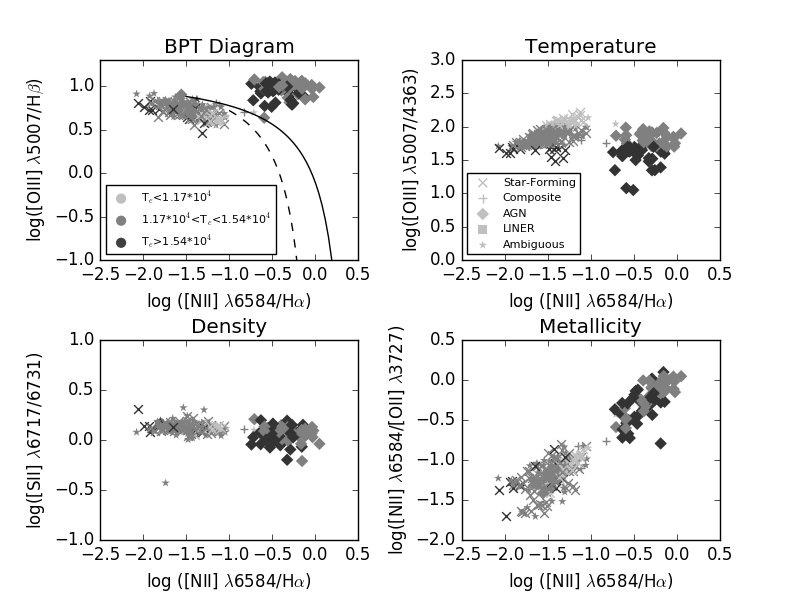

Here is the Python script that generated this plot:
import matplotlib.pyplot as plt
import numpy as np
import urllib
import matplotlib.colors as colors
from mpl_toolkits.axes_grid1.inset_locator import inset_axes
import matplotlib.cm as cm
Low_Temp_Color = 'k'
Mid_Temp_Color = 'g'
High_Temp_Color = 'r'
#Temp_Color = 0.5
Cloudy_Sim_Color = 'cyan'
markersize = 40
SDSS_File = '/Users/Sam/Documents/emgtemp/data/4363_gr_5_0_err_dered.csv'
SDSS_Data = np.genfromtxt(SDSS_File,skip_header=1, delimiter = ',',dtype=float,unpack=True,names=True)
NII_6584 = SDSS_Data['Flux_NII_6583']
Ha_6562 = SDSS_Data['Flux_Ha_6562']
OI_6300 = SDSS_Data['Flux_OI_6300']
OIII_5006 = SDSS_Data['Flux_OIII_5006']
Hb_4861 = SDSS_Data['Flux_Hb_4861']
OIII_4363 = SDSS_Data['Flux_OIII_4363']
SII_6716 = SDSS_Data['Flux_SII_6716']
SII_6731 = SDSS_Data['Flux_SII_6730']
OII_3727 = SDSS_Data['Flux_OII_3726'] + SDSS_Data['Flux_OII_3728']
OIII_Hb = np.log10(OIII_5006/Hb_4861)
NII_Ha = np.log10(NII_6584/Ha_6562)
Temp_Ratio = np.log10(OIII_5006/OIII_4363)
S_Ratio = np.log10(SII_6716/SII_6731)
NO_Ratio = np.log10(NII_6584/OII_3727)
OI_Ratio = np.log10(OI_6300/Ha_6562)
O_Ratio = np.log10(OIII_5006/OII_3727)
S_Ha_Ratio = np.log10((SII_6716+SII_6731)/Ha_6562)
Cloudy_File = '/Users/Sam/Documents/emgtemp/Grains_Sims/z_0.5_2.0_grains_sims.pun'
Cloudy_Data = np.genfromtxt(Cloudy_File, delimiter = '\t',dtype=float,unpack=True,names=True)
Cloudy_NII_6584 = Cloudy_Data['N__2__6584A']
Cloudy_Ha_6562 = Cloudy_Data['H__1__6563A']
Cloudy_OIII_5006 = Cloudy_Data['O__3__5007A']
Cloudy_Hb_4861 = Cloudy_Data['TOTL__4861A']
Cloudy_OIII_4363 = Cloudy_Data['TOTL__4363A']
Cloudy_SII_6716 = Cloudy_Data['S_II__6716A']
Cloudy_SII_6731 = Cloudy_Data['S_II__6731A']
Cloudy_OII_3727 = Cloudy_Data['TOTL__3727A']
Cloudy_OI_6300 = Cloudy_Data['O__1__6300A']
Cloudy_OIII_Hb = np.log10(Cloudy_OIII_5006/Cloudy_Hb_4861)
Cloudy_NII_Ha = np.log10(Cloudy_NII_6584/Cloudy_Ha_6562)
Cloudy_Temp_Ratio = np.log10(Cloudy_OIII_5006/Cloudy_OIII_4363)
Cloudy_S_Ratio = np.log10(Cloudy_SII_6716/Cloudy_SII_6731)
Cloudy_NO_Ratio = np.log10(Cloudy_NII_6584/Cloudy_OII_3727)
Cloudy_OI_Ratio = np.log10(Cloudy_OI_6300/Cloudy_Ha_6562)
Cloudy_O_Ratio = np.log10(Cloudy_OIII_5006/Cloudy_OII_3727)
Cloudy_S_Ha_Ratio = np.log10((Cloudy_SII_6716+Cloudy_SII_6731)/Cloudy_Ha_6562)
Grid_File = '/Users/Sam/Documents/emgtemp/Metals_Sims/Dusty_sims/z_0.6_2.0/z_0.6_2.0_sims.grd'
Grid_Data = np.genfromtxt(Grid_File,skip_header=1,delimiter = '\t',dtype=float,unpack=True)
Cloudy_Metals = Grid_Data[8,:]
Cloudy_Den = Grid_Data[6,:]
Cloudy_NII_Ha_array = np.reshape(Cloudy_NII_Ha,(6,-1))
Cloudy_OI_Ratio_array = np.reshape(Cloudy_OI_Ratio,(6,-1))
Cloudy_OIII_Hb_array = np.reshape(Cloudy_OIII_Hb,(6,-1))
Cloudy_Temp_Ratio_array = np.reshape(Cloudy_Temp_Ratio,(6,-1))
Cloudy_S_Ratio_array = np.reshape(Cloudy_S_Ratio,(6,-1))
Cloudy_NO_Ratio_array = np.reshape(Cloudy_NO_Ratio,(6,-1))
Cloudy_O_Ratio_array = np.reshape(Cloudy_O_Ratio,(6,-1))
Cloudy_S_Ha_Ratio_array = np.reshape(Cloudy_S_Ha_Ratio,(6,-1))
Cloudy_NII_Ha_transpose = np.transpose(Cloudy_NII_Ha_array)
Cloudy_OI_Ratio_transpose = np.transpose(Cloudy_OI_Ratio_array)
Cloudy_OIII_Hb_transpose = np.transpose(Cloudy_OIII_Hb_array)
Cloudy_Temp_Ratio_transpose = np.transpose(Cloudy_Temp_Ratio_array)
Cloudy_S_Ratio_transpose = np.transpose(Cloudy_S_Ratio_array)
Cloudy_NO_Ratio_transpose = np.transpose(Cloudy_NO_Ratio_array)
Cloudy_O_Ratio_transpose = np.transpose(Cloudy_O_Ratio_array)
Cloudy_S_Ha_Ratio_transpose = np.transpose(Cloudy_S_Ha_Ratio_array)
#cold_data_colors = [plt.cm.Blues(i) for i in np.linspace(0,1,len(SDSS_Data['z']))]
#mid_data_colors = [plt.cm.Greens(i) for i in np.linspace(0,1,len(SDSS_Data['z']))]
#hot_data_colors = [plt.cm.Reds(i) for i in np.linspace(0,1,len(SDSS_Data['z']))]
grains_colors = [plt.cm.Reds(i) for i in np.linspace(0.25,1,10)]
z_colors = [plt.cm.Blues(i) for i in np.linspace(0.25,1,6)]
def truncate_colormap(cmap, minval=0.15, maxval=1.0, n=100):
  	new_cmap = colors.LinearSegmentedColormap.from_list(
        'trunc({n},{a:.2f},{b:.2f})'.format(n=cmap.name, a=minval, b=maxval),
        cmap(np.linspace(minval, maxval, n)))
  	return new_cmap
grains_colors_map = truncate_colormap(cm.Reds)
z_colors_map = truncate_colormap(cm.Blues)

#This is bad^ 3 and 7 are the number of densities and ionization parameters used, but ideally this wouldn't be hardcoded.

#sf_count = 0.0
#comp_count = 0.0
#agn_count = 0.0
#liner_count = 0.0
#amb_count = 0.0
shape = ['v']

#####################################################################################################
def getShape(NII_Ha, OIII_Hb, S_Ha_Ratio, OI_Ratio):
    # Star forming
    if OIII_Hb < 0.61/(NII_Ha-0.05)+1.3 and \
    OIII_Hb < 0.72/(S_Ha_Ratio-0.32)+1.30 and \
    OIII_Hb < 0.73/(OI_Ratio+0.59)+1.33:
            shape = 'x'
            #sf_count = sf_count+1

    # Composite
    elif 0.61/(NII_Ha-0.05)+1.3 < OIII_Hb and \
    0.61/(NII_Ha-0.47)+1.19 > OIII_Hb:
            shape = '+'
            #comp_count = comp_count+1

    # AGN
    elif 0.61/(NII_Ha-0.47)+1.19 < OIII_Hb and \
    0.72/(S_Ha_Ratio-0.32)+1.30 < OIII_Hb and \
    0.73/(OI_Ratio+0.59)+1.33 < OIII_Hb and \
    (1.89*S_Ha_Ratio)+0.76 < OIII_Hb and \
    (1.18*OI_Ratio)+1.30 < OIII_Hb:
            shape = 'D'
            #agn_count = agn_count+1

    # LINERs
    elif 0.61/(NII_Ha-0.47)+1.19 < OIII_Hb and \
    0.72/(S_Ha_Ratio-0.32)+1.30 < OIII_Hb and \
    OIII_Hb < (1.89*S_Ha_Ratio)+0.76 and \
    0.73/(OI_Ratio+0.59)+1.33 < OIII_Hb and \
    OIII_Hb < (1.18*OI_Ratio)+1.30:
            shape = 's'
            #liner_count = liner_count+1

    else:
        # Ambiguous
            shape = '*'
            #amb_count = amb_count+1
            
    return shape
#####################################################################################################    
   
#####################################################################################################
def getColor(OIII_5006, OIII_4363):
        Temp_Color = 'k'
        if OIII_5006/OIII_4363<50:
            #Temp_Color = '0.25'
            Temp_Color = plt.cm.gray(0.2)
        #red = red + 1 
        elif OIII_5006/OIII_4363>50 and OIII_5006/OIII_4363<100:
            #Temp_Color = '0.5'
            Temp_Color = plt.cm.gray(0.5)
        #green = green + 1
        elif OIII_5006/OIII_4363>100:
            #Temp_Color = '0.75'
            Temp_Color = plt.cm.gray(0.75)

        #black = black + 1
        else:
            print ("error")
        return Temp_Color
#####################################################################################################
agn_count = 0
liner_count = 0
sf_count = 0
comp_count = 0
amb_count = 0
fig = plt.figure(131)
fig.subplots_adjust(wspace=0.4,hspace=0.4)
sp1 = plt.subplot(221)
for i in range(0,len(SDSS_Data['z'])):
    shape = getShape(NII_Ha[i], OIII_Hb[i], S_Ha_Ratio[i], OI_Ratio[i])
    if shape == 'D':
        agn_count = agn_count +1
    elif shape == 's':
        liner_count = liner_count +1
    elif shape == '+':
        comp_count = comp_count +1
    elif shape == 'x':
        sf_count = sf_count+1
    elif shape == '*':
        amb_count = amb_count +1
    Temp_Color = getColor(OIII_5006[i], OIII_4363[i])
    #print(Temp_Color)
    plt.scatter(NII_Ha[i],OIII_Hb[i],s = markersize, marker = shape, color = Temp_Color, edgecolor = 'none')
    #print (Temp_Color)    

print(sf_count)
print(comp_count)
print(agn_count)
print(liner_count)
print(amb_count)
#print(red)
#print(green)
#print(black)
#print(counter)
plt.xlim(-2.5,0.5)
plt.ylim(-1,1.3)
plt.ylabel(r"log([OIII] $\lambda$5007/H$\beta$)")
plt.xlabel(r"log ([NII] $\lambda$6584/H$\alpha$)")
#plt.title("BPT Diagram")
x=np.linspace(-1.5,0.3,50)
y=((.61/(x-.47))+1.19)
plt.plot(x,y,color=Low_Temp_Color)
x3=np.linspace(-1,-0.2,50)
y3=((.61/(x3-.05)+1.3))
plt.plot(x3,y3,linestyle='--',color='k')
plt.legend([plt.scatter([],[],color='.75', s = markersize, marker = 'x', edgecolor = 'none'),plt.scatter([],[],color='0.75', s = markersize, marker = '+', edgecolor = 'none'), plt.scatter([],[],color='.75', s = markersize, marker = 'D', edgecolor = 'none'), plt.scatter([],[],color='.75', s = markersize, marker = 's', edgecolor = 'none'), plt.scatter([],[],color='.75', s = markersize, marker = '*', edgecolor = 'none')], ("Star-Forming","Composite","AGN","LINER","Ambiguous"),scatterpoints = 1, loc = 'lower left',fontsize =8)
#counter=0


sp2 = plt.subplot(222)
for i in range(0,len(SDSS_Data['z'])):
    shape = getShape(NII_Ha[i], OIII_Hb[i], S_Ha_Ratio[i], OI_Ratio[i])
    Temp_Color = getColor(OIII_5006[i], OIII_4363[i])
    plt.scatter(NII_Ha[i],Temp_Ratio[i], s = markersize, marker = shape, color = Temp_Color, edgecolor = 'none')
#print(counter)
plt.ylabel(r"log([OIII] $\lambda$5007/4363)")
plt.xlabel(r"log ([NII] $\lambda$6584/H$\alpha$)")
#plt.title("Temperature")
plt.ylim(0,3)
plt.xlim(-2.5,0.5)
#plt.legend([plt.scatter([],[],color='0.75', s = markersize), plt.scatter([],[],color='0.5', s = markersize), plt.scatter([],[],color='0.25', s = markersize)], (r"T$_e$<1.17*10$^4$",r"1.17*10$^4$<T$_e$<1.54*10$^4$",r"T$_e$>1.54*10$^4$"),scatterpoints = 1, loc = 'lower left',fontsize =8)
plt.legend([plt.scatter([],[],color='0.75', s = markersize), plt.scatter([],[],color='0.5', s = markersize), plt.scatter([],[],color='0.25', s = markersize)], (r"Low T$_e$",r"Mid T$_e$",r"High T$_e$"),scatterpoints = 1, loc = 'lower left',fontsize =8)



sp3 = plt.subplot(223)
for i in range(0,len(SDSS_Data['z'])):
    shape = getShape(NII_Ha[i], OIII_Hb[i], S_Ha_Ratio[i], OI_Ratio[i])
    Temp_Color = getColor(OIII_5006[i], OIII_4363[i])
    plt.scatter(NII_Ha[i],S_Ratio[i], s = markersize, marker = shape, c = Temp_Color, edgecolor = 'none')
plt.ylabel(r"log([SII] $\lambda$6717/6731)")
plt.xlabel(r"log ([NII] $\lambda$6584/H$\alpha$)")
plt.ylim(-1.0,1.0)
plt.xlim(-2.5,0.5)
plt.title("Density")



sp4 = plt.subplot(224)
for i in range(0,len(SDSS_Data['z'])):
    shape = getShape(NII_Ha[i], OIII_Hb[i], S_Ha_Ratio[i], OI_Ratio[i])
    Temp_Color = getColor(OIII_5006[i], OIII_4363[i])
    plt.scatter(NII_Ha[i],NO_Ratio[i], s = markersize, marker = shape, c = Temp_Color, edgecolor = 'none')
plt.ylabel(r"log([NII] $\lambda$6584/[OII] $\lambda$3727)")
plt.xlabel(r"log ([NII] $\lambda$6584/H$\alpha$)")
plt.title("Metallicity")
plt.xlim(-2.5,0.5)
plt.show()
#plt.suptitle('hden = 2.4, U = -1.5, 0.5 < Z < 2.0, 0.5 < grains < 5.0')
plt.savefig("No_Sims_Grey_Temp.pdf", dpi = 600)




fig2 = plt.figure(132)
sp5 = plt.subplot(221)
for i in range(0,len(SDSS_Data['z'])):
    shape = getShape(NII_Ha[i], OIII_Hb[i], S_Ha_Ratio[i], OI_Ratio[i])
    Temp_Color = getColor(OIII_5006[i], OIII_4363[i])
    plt.scatter(NII_Ha[i],OI_Ratio[i], s = markersize, marker = shape, c = Temp_Color, edgecolor = 'none')
plt.ylabel(r"log([OI] $\lambda$6300/H$\alpha$)")
plt.xlabel(r"log ([NII] $\lambda$6584/H$\alpha$)")
plt.title("OI_6300")
plt.xlim(-2.5,0.5)
plt.ylim(-2.5,0)
plt.legend([plt.scatter([],[],color='.75', s = markersize, marker = 'x', edgecolor = 'none'),plt.scatter([],[],color='0.75', s = markersize, marker = '+', edgecolor = 'none'), plt.scatter([],[],color='.75', s = markersize, marker = 'D', edgecolor = 'none'), plt.scatter([],[],color='.75', s = markersize, marker = 's', edgecolor = 'none'), plt.scatter([],[],color='.75', s = markersize, marker = '*', edgecolor = 'none')], ("Star-Forming","Composite","AGN","LINER","Ambiguous"),scatterpoints = 1, loc = 'lower left',fontsize =8)




sp6 = plt.subplot(222)
for i in range(0,len(SDSS_Data['z'])):
    shape = getShape(NII_Ha[i], OIII_Hb[i], S_Ha_Ratio[i], OI_Ratio[i])
    Temp_Color = getColor(OIII_5006[i], OIII_4363[i])
    plt.scatter(OI_Ratio[i],OIII_Hb[i], s = markersize, marker = shape, c = Temp_Color, edgecolor = 'none')
plt.ylabel(r"log([OIII] $\lambda$5007/H$\beta$)")
plt.xlabel(r"log ([OI] $\lambda$6300/H$\alpha$)")
plt.title("OI_6300 vs. OIII_5007")
x6 = np.linspace(-2.5,-0.6,50)
y6 = ((.73/(x6+0.59))+1.33)
plt.plot(x6,y6,color = 'k')
x7 = np.linspace(-1.125,0.25,50)
y7 = (1.18*x7) + 1.30
plt.plot(x7,y7, color = 'b')
plt.ylim(-1,1.5)
plt.xlim(-2.5,0.5)



sp7 = plt.subplot(223)
for i in range(0,len(SDSS_Data['z'])):
    shape = getShape(NII_Ha[i], OIII_Hb[i], S_Ha_Ratio[i], OI_Ratio[i])
    Temp_Color = getColor(OIII_5006[i], OIII_4363[i])
    plt.scatter(OI_Ratio[i],O_Ratio[i], s = markersize, marker = shape, c = Temp_Color, edgecolor = 'none')
plt.ylabel(r"log([OIII] $\lambda$5007/[OII]$\lambda$3727)")
plt.xlabel(r"log ([OI] $\lambda$6300/H$\alpha$)")
plt.title("Groves Diagram")
x1 = np.linspace(-2.0,-.25,50)
y1 = ((-1.701*x1)-2.163)
x2 = np.linspace(-1.05998,0,50)
y2 = x2 + 0.7
plt.plot(x2,y2, color = 'k')
plt.plot(x1,y1, color = 'k')
plt.xlim(-2.5,0)
plt.ylim(-1.5,1)



sp8 = plt.subplot(224)
for i in range(0,len(SDSS_Data['z'])):
    shape = getShape(NII_Ha[i], OIII_Hb[i], S_Ha_Ratio[i], OI_Ratio[i])
    Temp_Color = getColor(OIII_5006[i], OIII_4363[i])
    plt.scatter(S_Ha_Ratio[i],OIII_Hb[i], s = markersize, marker = shape, c = Temp_Color, edgecolor = 'none')
plt.ylabel(r"log([OIII] $\lambda$5007/H$\beta$)")
plt.xlabel(r"log ([SII]/H$\alpha$)")
plt.title("OIII_5007 vs. SII")
plt.ylim(-1,1.5)
x4 = np.linspace(-0.32,0.25,50)
y4 = ((1.89*x4)+0.76)
x5 = np.linspace(-1.5,0.25,50)
y5 = ((0.72/(x - 0.32))+1.3)
plt.plot(x5,y5,color = 'k')
plt.plot(x4,y4,color = 'b')
plt.suptitle('hden = 2.4, U = -1.5, 0.5 < Z < 2.0, 0.5 < grains < 5.0')
#plt.legend([plt.scatter([],[],color=Low_Temp_Color, s = markersize), plt.scatter([],[],color=Mid_Temp_Color, s = markersize), plt.scatter([],[],color=High_Temp_Color, s = markersize),plt.scatter([],[],c=Cloudy_Sim_Color, s = markersize, edgecolor = 'none')], (r"$\frac{OIII[5007]}{OIII[4363]}$<50.0",r"$50.0<\frac{OIII[5007]}{OIII[4363]}<100.0$",r"$\frac{OIII[5007]}{OIII[4363]}$>100.0","Cloudy Simulation"),scatterpoints = 1, loc = 'lower left',fontsize =8)
plt.show()
plt.savefig("No_Sims_Grey_Temp_Plots2.png")